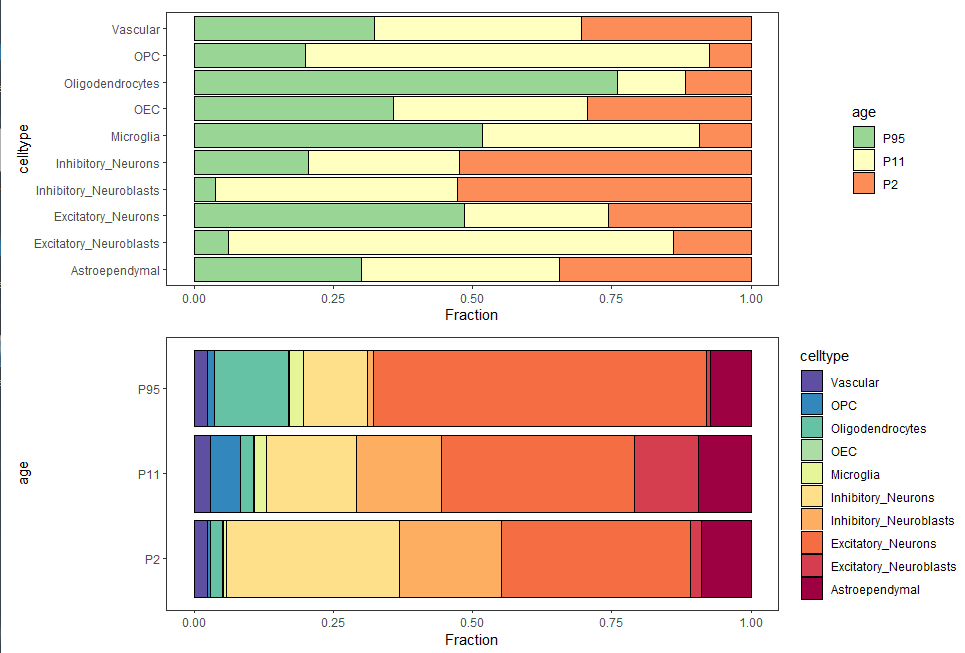

Here is the R script that generated this plot:
library(ggplot2)
library(RColorBrewer)
library(patchwork)
# https://zhuanlan.zhihu.com/p/630484390

```
3753	Astroependymal	P95
416	Excitatory_Neuroblasts	P95
30976	Excitatory_Neurons	P95
631	Inhibitory_Neuroblasts	P95
5885	Inhibitory_Neurons	P95
1326	Microglia	P95
90	OEC	P95
6891	Oligodendrocytes	P95
719	OPC	P95
1163	Vascular	P95
4461	Astroependymal	P11
5507	Excitatory_Neuroblasts	P11
16498	Excitatory_Neurons	P11
7262	Inhibitory_Neuroblasts	P11
7762	Inhibitory_Neurons	P11
1002	Microglia	P11
88	OEC	P11
1102	Oligodendrocytes	P11
2609	OPC	P11
1332	Vascular	P11		
4317	Astroependymal	P2
954	Excitatory_Neuroblasts	P2
16371	Excitatory_Neurons	P2
8818	Inhibitory_Neuroblasts	P2
15072	Inhibitory_Neurons	P2
236	Microglia	P2
74	OEC	P2
1072	Oligodendrocytes	P2
266	OPC	P2
1096	Vascular	P2
```
mydat = read.table("C:\\Users\\dell\\Desktop\\map.stat.txt", header=F)
names(mydat) = c("count","celltype","age")
mydat$age = factor(mydat$age,levels = c("P2","P11","P95"))

p1 = ggplot(data = mydat, mapping = aes(x = celltype, y = count, fill = age)) +
  geom_bar(stat = 'identity', position = 'fill',colour = 'black') +
  scale_fill_manual(values = brewer.pal(length(unique(mydat$age)),"Spectral")) +
  # scale_fill_brewer(palette="Dark2") +
  ylab('Fraction') + 
  coord_flip() +
  guides(fill = guide_legend(reverse = TRUE)) + 
  theme_bw() + 
  theme(panel.grid=element_blank()) 

p2 = ggplot(data = mydat, mapping = aes(x = age, y = count, fill = celltype)) +
  geom_bar(stat = 'identity', position = 'fill',colour = 'black') +
  scale_fill_manual(values = brewer.pal(length(unique(mydat$celltype)),"Spectral")) +
  # scale_fill_brewer(palette="Dark2") +
  # scale_fill_manual(values = colorRampPalette(brewer.pal(8, "Dark2"))(length(unique(mydat$celltype)))) +
  ylab('Fraction') + 
  coord_flip() +
  guides(fill = guide_legend(reverse = TRUE)) +
  theme_bw() + 
  theme(panel.grid=element_blank()) 


p1 / p2
